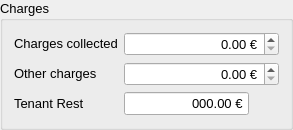
    <widget class="QGroupBox" name="groupBox_3">
     <property name="font">
      <font>
       <pointsize>10</pointsize>
      </font>
     </property>
     <property name="title">
      <string>Charges</string>
     </property>
     <layout class="QGridLayout" name="gridLayout_4">
      <item row="0" column="0">
       <widget class="QLabel" name="label_21">
        <property name="sizePolicy">
         <sizepolicy hsizetype="Maximum" vsizetype="Maximum">
          <horstretch>0</horstretch>
          <verstretch>0</verstretch>
         </sizepolicy>
        </property>
        <property name="font">
         <font>
          <pointsize>10</pointsize>
         </font>
        </property>
        <property name="text">
         <string>Charges collected</string>
        </property>
       </widget>
      </item>
      <item row="1" column="0">
       <widget class="QLabel" name="label_8">
        <property name="sizePolicy">
         <sizepolicy hsizetype="Maximum" vsizetype="Maximum">
          <horstretch>0</horstretch>
          <verstretch>0</verstretch>
         </sizepolicy>
        </property>
        <property name="font">
         <font>
          <pointsize>10</pointsize>
         </font>
        </property>
        <property name="text">
         <string>Other charges</string>
        </property>
       </widget>
      </item>
      <item row="2" column="0">
       <widget class="QLabel" name="l_rest">
        <property name="sizePolicy">
         <sizepolicy hsizetype="Maximum" vsizetype="Maximum">
          <horstretch>0</horstretch>
          <verstretch>0</verstretch>
         </sizepolicy>
        </property>
        <property name="font">
         <font>
          <pointsize>10</pointsize>
         </font>
        </property>
        <property name="text">
         <string>Tenant Rest</string>
        </property>
       </widget>
      </item>
      <item row="2" column="1">
       <widget class="QLineEdit" name="le_rest">
        <property name="sizePolicy">
         <sizepolicy hsizetype="Minimum" vsizetype="Fixed">
          <horstretch>0</horstretch>
          <verstretch>0</verstretch>
         </sizepolicy>
        </property>
        <property name="font">
         <font>
          <pointsize>10</pointsize>
         </font>
        </property>
        <property name="styleSheet">
         <string notr="true"/>
        </property>
        <property name="text">
         <string>000.00 €</string>
        </property>
        <property name="alignment">
         <set>Qt::AlignmentFlag::AlignRight|Qt::AlignmentFlag::AlignTrailing|Qt::AlignmentFlag::AlignVCenter</set>
        </property>
        <property name="readOnly">
         <bool>true</bool>
        </property>
       </widget>
      </item>
      <item row="2" column="2">
       <widget class="QLabel" name="label_28">
        <property name="sizePolicy">
         <sizepolicy hsizetype="Maximum" vsizetype="Maximum">
          <horstretch>0</horstretch>
          <verstretch>0</verstretch>
         </sizepolicy>
        </property>
        <property name="minimumSize">
         <size>
          <width>24</width>
          <height>24</height>
         </size>
        </property>
        <property name="maximumSize">
         <size>
          <width>24</width>
          <height>24</height>
         </size>
        </property>
        <property name="font">
         <font>
          <pointsize>10</pointsize>
         </font>
        </property>
        <property name="text">
         <string/>
        </property>
        <property name="pixmap">
         <pixmap resource="../../resources/icons.qrc">:/assets/accessories-calculator.svg</pixmap>
        </property>
        <property name="scaledContents">
         <bool>false</bool>
        </property>
        <property name="alignment">
         <set>Qt::AlignmentFlag::AlignCenter</set>
        </property>
        <property name="wordWrap">
         <bool>false</bool>
        </property>
        <property name="indent">
         <number>-1</number>
        </property>
       </widget>
      </item>
      <item row="0" column="1" colspan="2">
       <widget class="QDoubleSpinBox" name="dsb_charge_collected">
        <property name="sizePolicy">
         <sizepolicy hsizetype="Preferred" vsizetype="Fixed">
          <horstretch>0</horstretch>
          <verstretch>0</verstretch>
         </sizepolicy>
        </property>
        <property name="font">
         <font>
          <pointsize>10</pointsize>
         </font>
        </property>
        <property name="styleSheet">
         <string notr="true"/>
        </property>
        <property name="alignment">
         <set>Qt::AlignmentFlag::AlignRight|Qt::AlignmentFlag::AlignTrailing|Qt::AlignmentFlag::AlignVCenter</set>
        </property>
        <property name="readOnly">
         <bool>false</bool>
        </property>
        <property name="suffix">
         <string> €</string>
        </property>
        <property name="maximum">
         <double>999999.000000000000000</double>
        </property>
       </widget>
      </item>
      <item row="1" column="1" colspan="2">
       <widget class="QDoubleSpinBox" name="dsb_other">
        <property name="enabled">
         <bool>true</bool>
        </property>
        <property name="sizePolicy">
         <sizepolicy hsizetype="Preferred" vsizetype="Fixed">
          <horstretch>0</horstretch>
          <verstretch>0</verstretch>
         </sizepolicy>
        </property>
        <property name="font">
         <font>
          <pointsize>10</pointsize>
         </font>
        </property>
        <property name="styleSheet">
         <string notr="true"/>
        </property>
        <property name="alignment">
         <set>Qt::AlignmentFlag::AlignRight|Qt::AlignmentFlag::AlignTrailing|Qt::AlignmentFlag::AlignVCenter</set>
        </property>
        <property name="readOnly">
         <bool>false</bool>
        </property>
        <property name="suffix">
         <string> €</string>
        </property>
        <property name="maximum">
         <double>9999.000000000000000</double>
        </property>
       </widget>
      </item>
     </layout>
    </widget>
